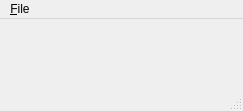
<?xml version="1.0" encoding="UTF-8"?>
<ui version="4.0">
 <class>MainWindow</class>
 <widget class="QMainWindow" name="MainWindow">
  <property name="geometry">
   <rect>
    <x>0</x>
    <y>0</y>
    <width>243</width>
    <height>111</height>
   </rect>
  </property>
  <property name="windowTitle">
   <string>Hello, Abbas!</string>
  </property>
  <widget class="QWidget" name="centralWidget">
   <layout class="QGridLayout" name="gridLayout">
    <item row="1" column="0">
     <widget class="QLabel" name="label">
      <property name="text">
       <string/>
      </property>
      <property name="pixmap">
       <pixmap resource="resources.qrc">:/resources/helloworld-transparent.png</pixmap>
      </property>
      <property name="alignment">
       <set>Qt::AlignCenter</set>
      </property>
     </widget>
    </item>
   </layout>
  </widget>
  <widget class="QMenuBar" name="menuBar">
   <property name="geometry">
    <rect>
     <x>10</x>
     <y>10</y>
     <width>243</width>
     <height>21</height>
    </rect>
   </property>
   <widget class="QMenu" name="menuFile">
    <property name="title">
     <string>&amp;File</string>
    </property>
    <addaction name="actionExit"/>
   </widget>
   <addaction name="menuFile"/>
  </widget>
  <widget class="QStatusBar" name="statusBar"/>
  <action name="actionExit">
   <property name="text">
    <string>E&amp;xit</string>
   </property>
  </action>
 </widget>
 <layoutdefault spacing="6" margin="11"/>
 <resources>
  <include location="resources.qrc"/>
 </resources>
 <connections/>
</ui>
